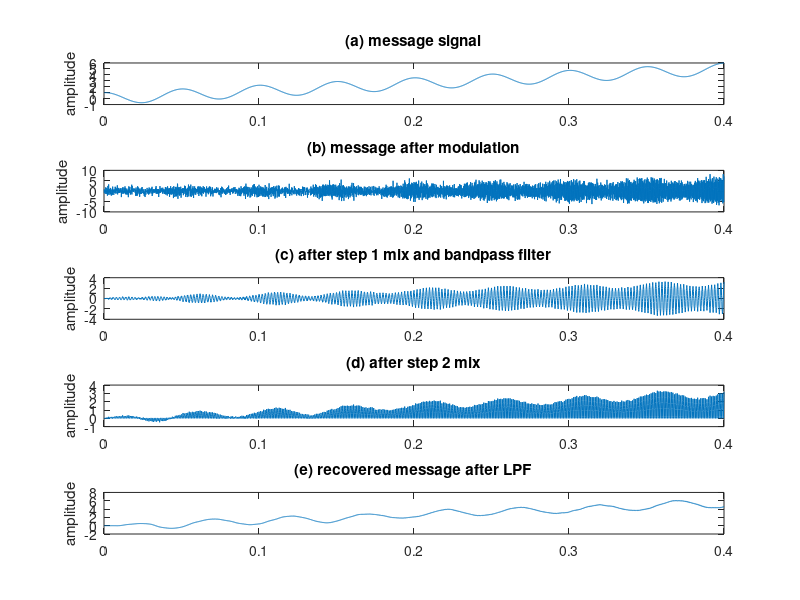

Reproduce this figure in MATLAB.
% demod2step.m two-step demodulation of suppressed carrier AM
time=0.4 ; Ts=1/10000;                    % sampling interval & time
t=Ts:Ts:time; lent=length(t);           % define a time vector
fm=20; fc=2000;                          % message and carrier freq
w=5/lent*(1:lent)+cos(2*pi*fm*t);        % create "message"
n=randn(1,time/Ts);                      % add "noise"
v=w.*cos(2*pi*fc*t) + n  ;                % modulate with carrier

c1=cos(2*pi*(3*fc/4)*t);               % first demod carrier 3fc/4
x1=v.*c1;                               % mix with modulated signal
fbe1=[0 0.09 0.096 0.104 0.11 1];      % BPF around fc/4
damps1=[0 0 1 1 0 0];
fl=200; b1=firpm(fl,fbe1,damps1);      % design bandpass filter
x1f=filter(b1,1,x1);                   % filter around fc/4=500Hz

c2=cos(2*pi*(fc/4)*t);                 % second demod carrier fc/4
x2=x1f.*c2;                            % mix filtered signal
fbe2=[0 0.02 0.04 1]; damps2=[1 1 0 0]; % LPF design
b2=firpm(fl,fbe2,damps2);              % impulse response of LPF
m=4*filter(b2,1,x2);                   % LPF and scale by 4

subplot(5,1,1), plot(t,w)
ylabel('amplitude'); title('(a) message signal')
subplot(5,1,2), plot(t,v)
ylabel('amplitude'); title('(b) message after modulation')
subplot(5,1,3), plot(t,x1f)
ylabel('amplitude'); title('(c) after step 1 mix and bandpass filter')
subplot(5,1,4), plot(t,x2)
ylabel('amplitude'); title('(d) after step 2 mix')
subplot(5,1,5), plot(t,m)
ylabel('amplitude'); title('(e) recovered message after LPF')
